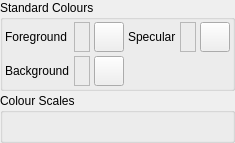
     <widget class="QWidget" name="ColoursTab" >
      <attribute name="title" >
       <string>Colours</string>
      </attribute>
      <attribute name="icon" >
       <iconset resource="icons.qrc" >:/basic/icons/basic_colour.svg</iconset>
      </attribute>
      <layout class="QVBoxLayout" >
       <property name="margin" >
        <number>0</number>
       </property>
       <property name="spacing" >
        <number>2</number>
       </property>
       <item>
        <widget class="QGroupBox" name="ColourGroup" >
         <property name="sizePolicy" >
          <sizepolicy>
           <hsizetype>1</hsizetype>
           <vsizetype>1</vsizetype>
           <horstretch>0</horstretch>
           <verstretch>0</verstretch>
          </sizepolicy>
         </property>
         <property name="title" >
          <string>Standard Colours</string>
         </property>
         <layout class="QHBoxLayout" >
          <property name="margin" >
           <number>2</number>
          </property>
          <property name="spacing" >
           <number>4</number>
          </property>
          <item>
           <layout class="QGridLayout" >
            <property name="margin" >
             <number>0</number>
            </property>
            <property name="spacing" >
             <number>4</number>
            </property>
            <item row="0" column="0" >
             <widget class="QLabel" name="label_2" >
              <property name="text" >
               <string>Foreground</string>
              </property>
             </widget>
            </item>
            <item row="1" column="1" >
             <layout class="QHBoxLayout" >
              <property name="margin" >
               <number>0</number>
              </property>
              <property name="spacing" >
               <number>4</number>
              </property>
              <item>
               <widget class="TColourFrame" name="BackgroundColourFrame" >
                <property name="sizePolicy" >
                 <sizepolicy>
                  <hsizetype>7</hsizetype>
                  <vsizetype>5</vsizetype>
                  <horstretch>0</horstretch>
                  <verstretch>0</verstretch>
                 </sizepolicy>
                </property>
                <property name="minimumSize" >
                 <size>
                  <width>16</width>
                  <height>16</height>
                 </size>
                </property>
                <property name="frameShape" >
                 <enum>QFrame::StyledPanel</enum>
                </property>
                <property name="frameShadow" >
                 <enum>QFrame::Raised</enum>
                </property>
               </widget>
              </item>
              <item>
               <widget class="QPushButton" name="BackgroundColourButton" >
                <property name="sizePolicy" >
                 <sizepolicy>
                  <hsizetype>5</hsizetype>
                  <vsizetype>5</vsizetype>
                  <horstretch>0</horstretch>
                  <verstretch>0</verstretch>
                 </sizepolicy>
                </property>
                <property name="minimumSize" >
                 <size>
                  <width>30</width>
                  <height>30</height>
                 </size>
                </property>
                <property name="maximumSize" >
                 <size>
                  <width>30</width>
                  <height>30</height>
                 </size>
                </property>
                <property name="text" >
                 <string/>
                </property>
                <property name="icon" >
                 <iconset resource="icons.qrc" >:/basic/icons/basic_colour.svg</iconset>
                </property>
               </widget>
              </item>
             </layout>
            </item>
            <item row="1" column="0" >
             <widget class="QLabel" name="label_3" >
              <property name="text" >
               <string>Background</string>
              </property>
             </widget>
            </item>
            <item row="0" column="1" >
             <layout class="QHBoxLayout" >
              <property name="margin" >
               <number>0</number>
              </property>
              <property name="spacing" >
               <number>4</number>
              </property>
              <item>
               <widget class="TColourFrame" name="ForegroundColourFrame" >
                <property name="sizePolicy" >
                 <sizepolicy>
                  <hsizetype>7</hsizetype>
                  <vsizetype>5</vsizetype>
                  <horstretch>0</horstretch>
                  <verstretch>0</verstretch>
                 </sizepolicy>
                </property>
                <property name="minimumSize" >
                 <size>
                  <width>16</width>
                  <height>16</height>
                 </size>
                </property>
                <property name="frameShape" >
                 <enum>QFrame::StyledPanel</enum>
                </property>
                <property name="frameShadow" >
                 <enum>QFrame::Raised</enum>
                </property>
               </widget>
              </item>
              <item>
               <widget class="QPushButton" name="ForegroundColourButton" >
                <property name="sizePolicy" >
                 <sizepolicy>
                  <hsizetype>5</hsizetype>
                  <vsizetype>5</vsizetype>
                  <horstretch>0</horstretch>
                  <verstretch>0</verstretch>
                 </sizepolicy>
                </property>
                <property name="minimumSize" >
                 <size>
                  <width>30</width>
                  <height>30</height>
                 </size>
                </property>
                <property name="maximumSize" >
                 <size>
                  <width>30</width>
                  <height>30</height>
                 </size>
                </property>
                <property name="text" >
                 <string/>
                </property>
                <property name="icon" >
                 <iconset resource="icons.qrc" >:/basic/icons/basic_colour.svg</iconset>
                </property>
               </widget>
              </item>
             </layout>
            </item>
            <item row="0" column="2" >
             <widget class="QLabel" name="label_4" >
              <property name="text" >
               <string>Specular</string>
              </property>
             </widget>
            </item>
            <item row="0" column="3" >
             <layout class="QHBoxLayout" >
              <property name="margin" >
               <number>0</number>
              </property>
              <property name="spacing" >
               <number>4</number>
              </property>
              <item>
               <widget class="TColourFrame" name="SpecularColourFrame" >
                <property name="sizePolicy" >
                 <sizepolicy>
                  <hsizetype>7</hsizetype>
                  <vsizetype>5</vsizetype>
                  <horstretch>0</horstretch>
                  <verstretch>0</verstretch>
                 </sizepolicy>
                </property>
                <property name="minimumSize" >
                 <size>
                  <width>16</width>
                  <height>16</height>
                 </size>
                </property>
                <property name="frameShape" >
                 <enum>QFrame::StyledPanel</enum>
                </property>
                <property name="frameShadow" >
                 <enum>QFrame::Raised</enum>
                </property>
               </widget>
              </item>
              <item>
               <widget class="QPushButton" name="SpecularColourButton" >
                <property name="sizePolicy" >
                 <sizepolicy>
                  <hsizetype>5</hsizetype>
                  <vsizetype>5</vsizetype>
                  <horstretch>0</horstretch>
                  <verstretch>0</verstretch>
                 </sizepolicy>
                </property>
                <property name="minimumSize" >
                 <size>
                  <width>30</width>
                  <height>30</height>
                 </size>
                </property>
                <property name="maximumSize" >
                 <size>
                  <width>30</width>
                  <height>30</height>
                 </size>
                </property>
                <property name="text" >
                 <string/>
                </property>
                <property name="icon" >
                 <iconset resource="icons.qrc" >:/basic/icons/basic_colour.svg</iconset>
                </property>
               </widget>
              </item>
             </layout>
            </item>
           </layout>
          </item>
         </layout>
        </widget>
       </item>
       <item>
        <widget class="QGroupBox" name="ColourScaleGroup" >
         <property name="sizePolicy" >
          <sizepolicy>
           <hsizetype>7</hsizetype>
           <vsizetype>7</vsizetype>
           <horstretch>0</horstretch>
           <verstretch>0</verstretch>
          </sizepolicy>
         </property>
         <property name="minimumSize" >
          <size>
           <width>0</width>
           <height>50</height>
          </size>
         </property>
         <property name="maximumSize" >
          <size>
           <width>16777215</width>
           <height>250</height>
          </size>
         </property>
         <property name="title" >
          <string>Colour Scales</string>
         </property>
        </widget>
       </item>
      </layout>
     </widget>
